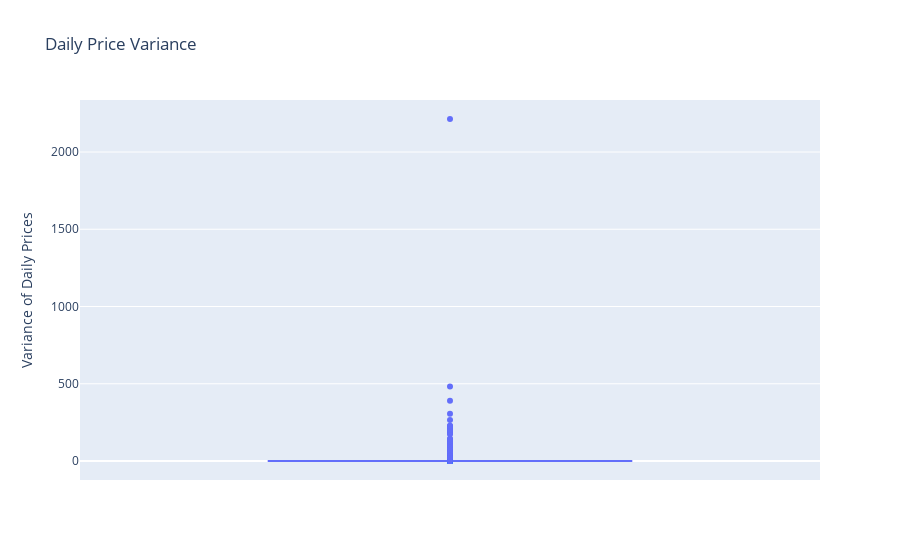
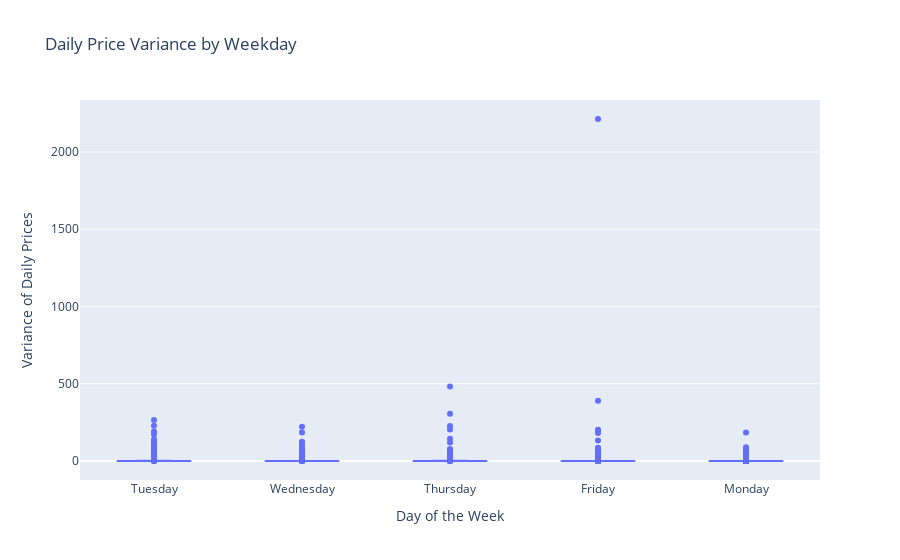
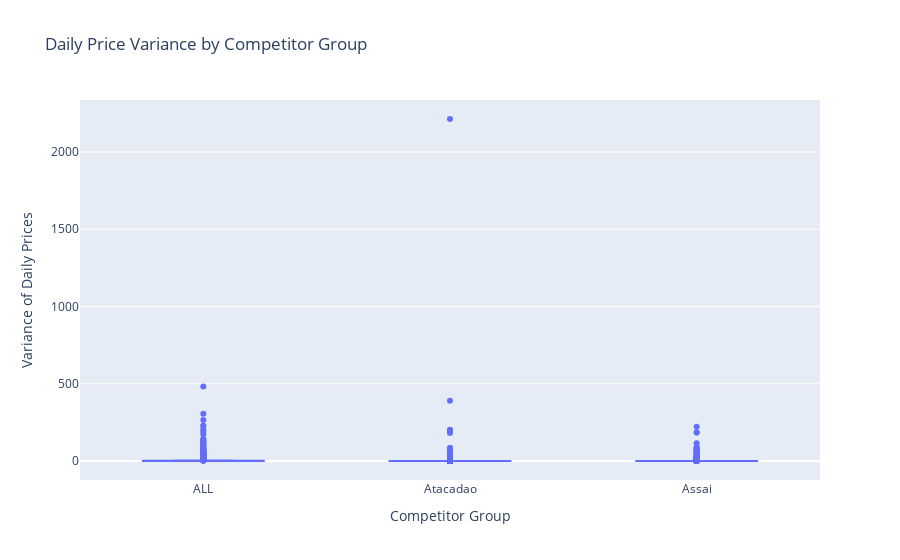

Notebook code cell kept with these figures, in order:
### Code cell
import pandas as pd
import plotly.express as px

# Ejemplo de cómo cargar los datos en un DataFrame si no están cargados
# df = pd.read_csv("ruta_a_tu_archivo.csv") 

# 1. Calcular la varianza diaria de precios por source_id
df_daily_variance = df.groupby(['quotation_date', 'source_id', 'competitor_group', 'weekday']).agg(
    daily_price_variance=('price', 'var')
).reset_index()

# 2. Boxplot de la varianza diaria
fig_var = px.box(df_daily_variance, y='daily_price_variance', 
                 title="Daily Price Variance",
                 labels={'daily_price_variance': 'Variance of Daily Prices'})
fig_var.show()

# 3. Boxplot de la varianza diaria por día de la semana
fig_weekday = px.box(df_daily_variance, x='weekday', y='daily_price_variance', 
                     title="Daily Price Variance by Weekday",
                     labels={'daily_price_variance': 'Variance of Daily Prices', 'weekday': 'Day of the Week'})
fig_weekday.show()

# 4. Boxplot de la varianza diaria por grupo de competidor
fig_competitor_group = px.box(df_daily_variance, x='competitor_group', y='daily_price_variance', 
                              title="Daily Price Variance by Competitor Group",
                              labels={'daily_price_variance': 'Variance of Daily Prices', 'competitor_group': 'Competitor Group'})
fig_competitor_group.show()

### Figure 1 — Plotly figure (JSON) as saved in the notebook; plotly's stock layout.template omitted (floating-point values rounded to 4 significant figures; data arrays with more than 128 entries replaced by an {"elided": "..."} marker saying what was removed)
{"data": [{"alignmentgroup": "True", "hovertemplate": "Variance of Daily Prices=%{y}<extra></extra>", "legendgroup": "", "marker": {"color": "#636efa"}, "name": "", "notched": false, "offsetgroup": "", "orientation": "v", "showlegend": false, "type": "box", "x0": " ", "xaxis": "x", "y": {"elided": "4370 float values"}, "y0": " ", "yaxis": "y"}], "layout": {"boxmode": "group", "legend": {"tracegroupgap": 0}, "title": {"text": "Daily Price Variance"}, "xaxis": {"anchor": "y", "domain": [0, 1]}, "yaxis": {"anchor": "x", "domain": [0, 1], "title": {"text": "Variance of Daily Prices"}}}}

### Figure 2 — Plotly figure (JSON) as saved in the notebook; plotly's stock layout.template omitted (floating-point values rounded to 4 significant figures; data arrays with more than 128 entries replaced by an {"elided": "..."} marker saying what was removed)
{"data": [{"alignmentgroup": "True", "hovertemplate": "Day of the Week=%{x}<br>Variance of Daily Prices=%{y}<extra></extra>", "legendgroup": "", "marker": {"color": "#636efa"}, "name": "", "notched": false, "offsetgroup": "", "orientation": "v", "showlegend": false, "type": "box", "x": {"elided": "4370 str values"}, "x0": " ", "xaxis": "x", "y": {"elided": "4370 float values"}, "y0": " ", "yaxis": "y"}], "layout": {"boxmode": "group", "legend": {"tracegroupgap": 0}, "title": {"text": "Daily Price Variance by Weekday"}, "xaxis": {"anchor": "y", "domain": [0, 1], "title": {"text": "Day of the Week"}}, "yaxis": {"anchor": "x", "domain": [0, 1], "title": {"text": "Variance of Daily Prices"}}}}

### Figure 3 — Plotly figure (JSON) as saved in the notebook; plotly's stock layout.template omitted (floating-point values rounded to 4 significant figures; data arrays with more than 128 entries replaced by an {"elided": "..."} marker saying what was removed)
{"data": [{"alignmentgroup": "True", "hovertemplate": "Competitor Group=%{x}<br>Variance of Daily Prices=%{y}<extra></extra>", "legendgroup": "", "marker": {"color": "#636efa"}, "name": "", "notched": false, "offsetgroup": "", "orientation": "v", "showlegend": false, "type": "box", "x": {"elided": "4370 str values"}, "x0": " ", "xaxis": "x", "y": {"elided": "4370 float values"}, "y0": " ", "yaxis": "y"}], "layout": {"boxmode": "group", "legend": {"tracegroupgap": 0}, "title": {"text": "Daily Price Variance by Competitor Group"}, "xaxis": {"anchor": "y", "domain": [0, 1], "title": {"text": "Competitor Group"}}, "yaxis": {"anchor": "x", "domain": [0, 1], "title": {"text": "Variance of Daily Prices"}}}}
